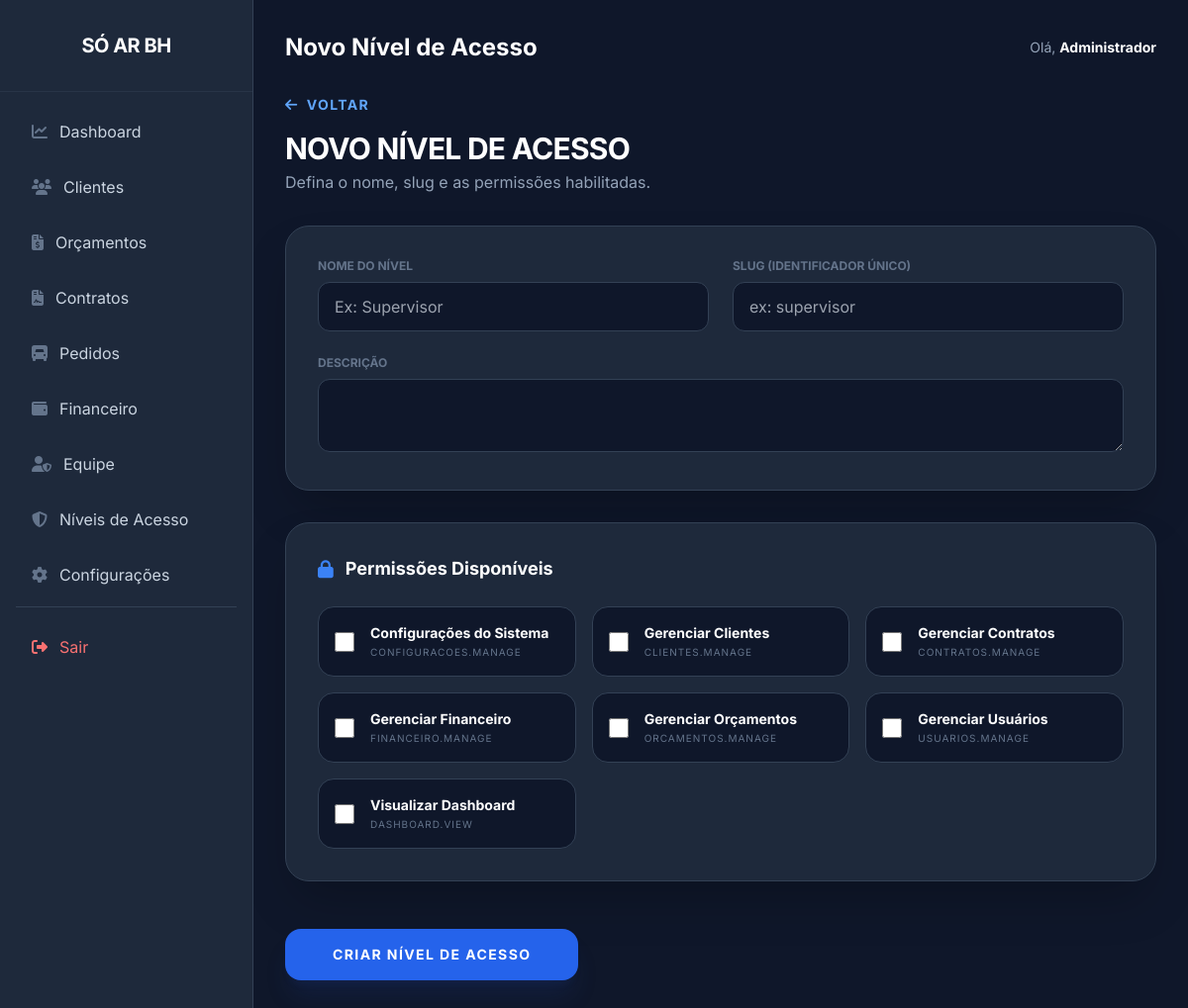
The page /roles/create (signed in) on the database its author committed.
### tables this page shows
CREATE TABLE IF NOT EXISTS permissoes (
    id INT AUTO_INCREMENT PRIMARY KEY,
    nome VARCHAR(100) NOT NULL,
    slug VARCHAR(100) UNIQUE NOT NULL
);

### app/Controllers/BaseController.php (called while the page is built, shortened)
<?php
class BaseController
{
    protected function view($path, $data = [])
    {
        $configModel = new \App\Models\Configuracao();
        $data['global_company'] = $configModel->all();
        extract($data);
        require_once __DIR__ . "/../../views/{$path}.php";
    }
}

### app/Controllers/RoleController.php (called while the page is built, shortened)
<?php
class RoleController extends BaseController
{
    private $roleModel;
    public function __construct()
    {
        $this->roleModel = new Role();
    }
    public function create()
    {
        $permissions = $this->roleModel->getAllPermissions();
        $this->view('admin/roles/create', [
            'title' => 'Novo Nível de Acesso',
            'permissions' => $permissions
        ]);
    }
}

### app/Services/Database.php (called while the page is built, shortened)
<?php
class Database
{
    private static $instance = null;
    private $connection;
    private function __construct()
    {
        $config = require __DIR__ . '/../../config/config.php';
        $db = $config['db'];
        try {
            $dsn = "mysql:host={$db['host']};dbname={$db['dbname']};charset={$db['charset']}";
            $this->connection = new PDO($dsn, $db['user'], $db['pass'], [
                PDO::ATTR_ERRMODE => PDO::ERRMODE_EXCEPTION,
                PDO::ATTR_DEFAULT_FETCH_MODE => PDO::FETCH_ASSOC,
                PDO::ATTR_EMULATE_PREPARES => false,
            ]);
        } catch (PDOException $e) {
            die("Database connection failed: " . $e->getMessage());
        }
    }
    public static function getInstance()
    {
        if (self::$instance === null) {
            self::$instance = new self();
        }
        return self::$instance->getConnection();
    }
    public function getConnection()
    {
        return $this->connection;
    }
}

### config/config.php (called while the page is built)
<?php
return [
    'db' => [
        'host' => '177.136.234.91',
        'dbname' => 'soarcondicionado_crm',
        'user' => 'soarcondicionado_cm',
        'pass' => '?*4kqWSh1N0V;+~1',
        'charset' => 'utf8mb4'
    ],
    'app_url' => 'https://crm.soarcondicionadobh.com.br',
    'app_key' => 'OYP6bZVdFg0C28KUEZoVBNiuUhHvPGWfBl05HxfrLBI='
];

### app/Models/BaseModel.php (called while the page is built, shortened)
<?php
abstract class BaseModel
{
    public function __construct()
    {
        $this->db = Database::getInstance();
    }
}

### app/Models/Role.php (called while the page is built, shortened)
<?php
class Role extends BaseModel
{
    public function getAllPermissions()
    {
        return $this->db->query("SELECT * FROM permissoes ORDER BY nome ASC")->fetchAll();
    }
}

### views/admin/roles/create.php (the view)
<?php include __DIR__ . '/../layout/header.php'; ?>
<div class="max-w-4xl mx-auto">
    <div class="mb-8">
        <a href="/roles" class="text-blue-400 hover:text-blue-300 text-sm font-bold uppercase tracking-widest flex items-center mb-4 transition-colors">
            <i class="fa-solid fa-arrow-left mr-2"></i> Voltar
        </a>
        <h1 class="text-3xl font-bold text-white uppercase tracking-tight">Novo Nível de Acesso</h1>
        <p class="text-slate-400 mt-1">Defina o nome, slug e as permissões habilitadas.</p>
    </div>
    <form action="/roles/store" method="POST" class="space-y-8">
        <div class="bg-slate-800 rounded-3xl border border-slate-700 shadow-2xl p-8 space-y-6">
            <div class="grid grid-cols-1 md:grid-cols-2 gap-6">
                <div>
                    <label class="block text-xs font-bold text-slate-500 uppercase mb-2">Nome do Nível</label>
                    <input type="text" name="nome" placeholder="Ex: Supervisor" required class="w-full px-4 py-3 bg-slate-900 border border-slate-700 rounded-xl text-white outline-none focus:ring-2 focus:ring-blue-500 transition-all">
                </div>
                <div>
                    <label class="block text-xs font-bold text-slate-500 uppercase mb-2">SLUG (Identificador único)</label>
                    <input type="text" name="slug" placeholder="ex: supervisor" required class="w-full px-4 py-3 bg-slate-900 border border-slate-700 rounded-xl text-white outline-none focus:ring-2 focus:ring-blue-500 transition-all">
                </div>
                <div class="md:col-span-2">
                    <label class="block text-xs font-bold text-slate-500 uppercase mb-2">Descrição</label>
                    <textarea name="descricao" rows="2" class="w-full px-4 py-3 bg-slate-900 border border-slate-700 rounded-xl text-white outline-none focus:ring-2 focus:ring-blue-500 transition-all"></textarea>
                </div>
            </div>
        </div>
        <div class="bg-slate-800 rounded-3xl border border-slate-700 shadow-2xl p-8">
            <h3 class="text-lg font-bold text-white flex items-center mb-6">
                <i class="fa-solid fa-lock mr-3 text-blue-500"></i> Permissões Disponíveis
            </h3>
            <div class="grid grid-cols-1 md:grid-cols-2 lg:grid-cols-3 gap-4">
                <?php foreach ($permissions as $perm): ?>
                <label class="flex items-center p-4 bg-slate-900 rounded-2xl border border-slate-700 hover:border-blue-500/50 cursor-pointer transition-all group">
                    <div class="relative flex items-center">
                        <input type="checkbox" name="permissions[]" value="<?= $perm['id'] ?>" class="w-5 h-5 rounded border-slate-700 bg-slate-800 text-blue-600 focus:ring-blue-500">
                    </div>
                    <div class="ml-4">
                        <span class="block text-sm font-bold text-white group-hover:text-blue-400 transition-colors"><?= htmlspecialchars($perm['nome']) ?></span>
                        <span class="block text-[10px] text-slate-500 uppercase tracking-widest mt-0.5"><?= htmlspecialchars($perm['slug']) ?></span>
                    </div>
                </label>
                <?php endforeach; ?>
            </div>
        </div>
        <div class="flex pt-4">
            <button type="submit" class="w-full lg:w-auto px-12 py-4 bg-blue-600 hover:bg-blue-700 text-white font-bold rounded-2xl transition-all shadow-xl shadow-blue-900/20 uppercase tracking-widest text-sm">
                Criar Nível de Acesso
            </button>
        </div>
    </form>
</div>
<?php include __DIR__ . '/../layout/footer.php'; ?>

### views/admin/layout/header.php (style rules this page uses)
body { font-family: 'Inter', sans-serif; }

### rows shown on the page
permissoes: nome "Configurações do Sistema", slug "CONFIGURACOES.MANAGE"
permissoes: nome "Gerenciar Clientes", slug "CLIENTES.MANAGE"
permissoes: nome "Gerenciar Contratos", slug "CONTRATOS.MANAGE"
permissoes: nome "Gerenciar Financeiro", slug "FINANCEIRO.MANAGE"
permissoes: nome "Gerenciar Orçamentos", slug "ORCAMENTOS.MANAGE"
permissoes: nome "Gerenciar Usuários", slug "USUARIOS.MANAGE"
permissoes: nome "Visualizar Dashboard", slug "DASHBOARD.VIEW"

### other values the page prints
$global_company['company_name'] "SÓ AR BH"
$title "Novo Nível de Acesso"
$_SESSION['user_nome'] "Administrador"
